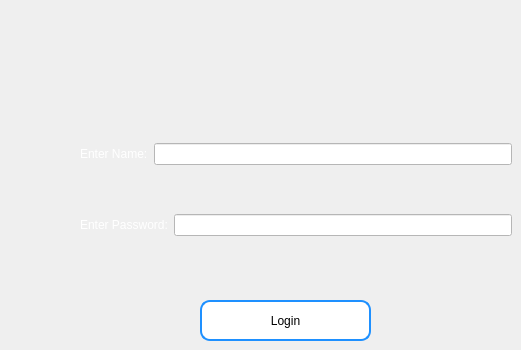
       <widget class="QWidget" name="page_2">
        <widget class="QWidget" name="layoutWidget">
         <property name="geometry">
          <rect>
           <x>80</x>
           <y>100</y>
           <width>432</width>
           <height>181</height>
          </rect>
         </property>
         <layout class="QVBoxLayout" name="verticalLayout_2">
          <item>
           <layout class="QHBoxLayout" name="horizontalLayout_3">
            <item>
             <widget class="QLabel" name="label_6">
              <property name="styleSheet">
               <string notr="true">font: 900 italic 14pt &quot;Segoe UI&quot;;
</string>
              </property>
              <property name="text">
               <string>&lt;html&gt;&lt;head/&gt;&lt;body&gt;&lt;p&gt;&lt;span style=&quot; color:#ffffff;&quot;&gt;Enter Name:&lt;/span&gt;&lt;/p&gt;&lt;/body&gt;&lt;/html&gt;</string>
              </property>
             </widget>
            </item>
            <item>
             <widget class="QLineEdit" name="usernameLineEdit">
              <property name="styleSheet">
               <string notr="true">background-color: rgb(255, 255, 255);
font: 900 13pt &quot;Segoe UI&quot;;</string>
              </property>
             </widget>
            </item>
           </layout>
          </item>
          <item>
           <layout class="QHBoxLayout" name="horizontalLayout_4">
            <item>
             <widget class="QLabel" name="label_7">
              <property name="styleSheet">
               <string notr="true">font: 900 italic 14pt &quot;Segoe UI&quot;;</string>
              </property>
              <property name="text">
               <string>&lt;html&gt;&lt;head/&gt;&lt;body&gt;&lt;p&gt;&lt;span style=&quot; color:#ffffff;&quot;&gt;Enter Password:&lt;/span&gt;&lt;/p&gt;&lt;/body&gt;&lt;/html&gt;</string>
              </property>
             </widget>
            </item>
            <item>
             <widget class="QLineEdit" name="passwordLineEdit">
              <property name="styleSheet">
               <string notr="true">background-color: rgb(255, 255, 255);
font: 900 13pt &quot;Segoe UI&quot;;</string>
              </property>
             </widget>
            </item>
           </layout>
          </item>
         </layout>
        </widget>
        <widget class="QPushButton" name="pdLogin">
         <property name="geometry">
          <rect>
           <x>200</x>
           <y>300</y>
           <width>171</width>
           <height>41</height>
          </rect>
         </property>
         <property name="styleSheet">
          <string notr="true">border-radius: 10px;  /* Adjust this value to control the curvature */
    border: 2px solid #1E90FF;  /* Border color: Dodger Blue */
background-color: rgb(255, 255, 255);
    padding: 5px;  /* Adjust padding as needed */
    font: 600 italic 12pt &quot;Segoe UI&quot;;  /* Font settings */
    color: rgb(0, 0, 0);  /* Text color */</string>
         </property>
         <property name="text">
          <string>Login</string>
         </property>
        </widget>
       </widget>
